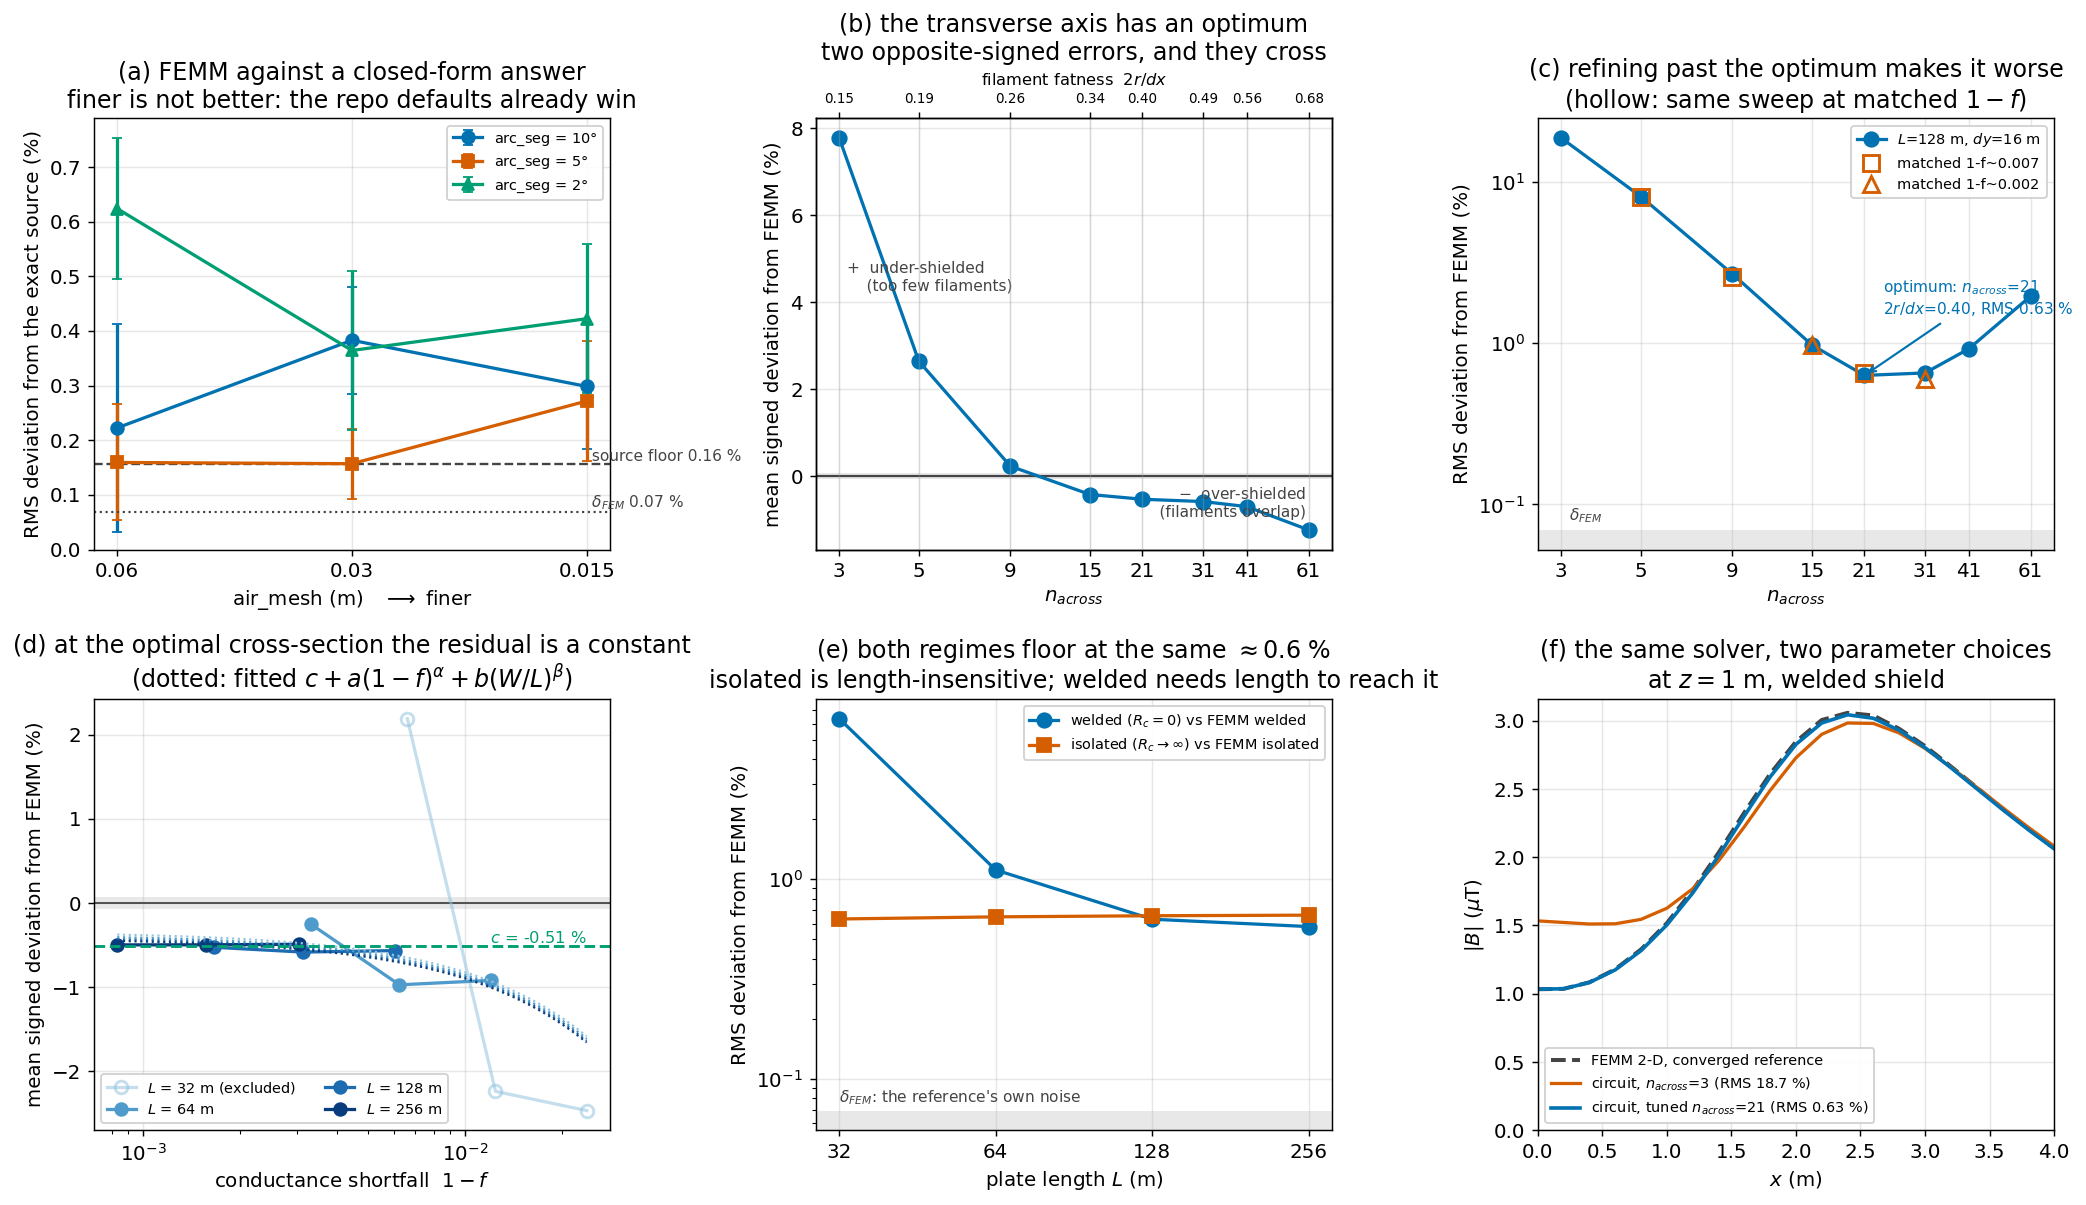

Generate this figure with Python:
"""Parameter tuning for the 2-D validation -- what actually limits the agreement.

fem/compare.py attributes the whole circuit-vs-FEMM residual to the
sheet-conductance shortfall (1 - f). These six panels test that and find it is
not the dominant term:

  (a) the FEMM reference is not exact either. Refining its own discretization
      moves it by delta_FEM, which is the floor any agreement claim sits on.
  (b) the transverse axis has an OPTIMUM, not a limit. The signed deviation
      crosses zero: too few filaments under-shield (+), too fat filaments
      over-shield (-), because _equiv_wire ties the wire radius to the mesh
      (r ~ 1/sqrt(nx) against a pitch dx ~ 1/nx, so 2r/dx ~ sqrt(nx)).
  (c) the same ladder by RMS, with the f-matched cases from Part B2 landing on
      the same curve -- so the trend is transverse resolution, not f.
  (d) with the cross-section held at its optimum, sweeping 1-f and W/L over a
      decade each barely moves anything: the residual is a constant.
  (e) the two constraint regimes separate cleanly. Isolated plates -- where the
      filament resistance does not matter -- agree to below delta_FEM.
  (f) what the tuning is worth, as profiles.

Run fem/tune.py first; this script only plots what it stored.
"""
import os
import sys

import numpy as np

from _common import (C_ISOLATED, C_REF, C_THIRD, C_WELDED, LS_CIRCUIT,  # noqa: E402
                     LS_FEMM, OUTDIR, length_ramp, plt, save)

RESULTS = os.path.join(os.path.dirname(OUTDIR), "fem", "tune.npz")
if not os.path.exists(RESULTS):
    sys.exit(f"{RESULTS} not found -- run:\n    .venv/Scripts/python fem/tune.py")
d = np.load(RESULTS, allow_pickle=False)

W = 4.0                      # shield width (m), Sergeant Table I -- as in fem/tune.py
DELTA_FEM = float(d["delta_fem"][1])

# Part A needs five categorical slots. These are the remaining Okabe-Ito hues,
# the same colour-vision-safe family _common.py already draws from; validated
# together (worst adjacent CVD dE 11.0 deutan, normal-vision dE 21.1). The two
# lightest carry a sub-3:1 contrast warning, so every line is direct-labelled
# and identity never rests on colour alone.
KNOB_COLORS = [C_WELDED, C_ISOLATED, C_THIRD, "#E69F00", "#CC79A7"]
KNOB_MARKERS = ["o", "s", "^", "D", "v"]

fig, axes = plt.subplots(2, 3, figsize=(16.2, 9.4))
(axA, axB, axC), (axD, axE, axF) = axes


# ---- (a) is the reference ACCURATE, not merely self-converged? -------------
# Self-convergence cannot answer that: the cable-polygon knob converges
# monotonically and away from the truth. With no shield the source is three
# infinite line currents, which shielding.field gives in closed form, so
# accuracy is measurable directly.
cal_p, cal_rms, cal_sd = d["cal_params"], d["cal_rms"], d["cal_sd"]
base = np.isclose(cal_p[:, 2], 5e-3)          # the cable_mesh null duplicate
n_seed = 5.0
for i, arc in enumerate(np.unique(cal_p[base, 0])[::-1]):
    sel = base & np.isclose(cal_p[:, 0], arc)
    order = np.argsort(cal_p[sel, 1])
    axA.errorbar(cal_p[sel, 1][order], cal_rms[sel][order],
                 yerr=cal_sd[sel][order] / np.sqrt(n_seed),
                 marker=KNOB_MARKERS[i], color=KNOB_COLORS[i], ms=7, capsize=3,
                 label=f"arc_seg = {arc:.0f}$\\degree$")
floor = float(d["source_floor"][1])
axA.axhline(floor, color=C_REF, ls="--", lw=1.3)
axA.text(cal_p[base, 1].min(), floor, f" source floor {floor:.2f} %",
         color=C_REF, fontsize=8.5, va="bottom")
axA.axhline(DELTA_FEM, color=C_REF, ls=":", lw=1.2)
axA.text(cal_p[base, 1].min(), DELTA_FEM, f" $\\delta_{{FEM}}$ {DELTA_FEM:.2f} %",
         color=C_REF, fontsize=8.5, va="bottom")
axA.set_xscale("log")
axA.set_xticks(np.unique(cal_p[base, 1]))
axA.set_xticklabels([f"{v:g}" for v in np.unique(cal_p[base, 1])])
axA.minorticks_off()
axA.invert_xaxis()
axA.set_xlabel("air_mesh (m)   $\\longrightarrow$ finer")
axA.set_ylabel("RMS deviation from the exact source (%)")
axA.set_title("(a) FEMM against a closed-form answer\n"
              "finer is not better: the repo defaults already win")
axA.set_ylim(bottom=0)
axA.legend(fontsize=8)

# ---- (b) the transverse ladder, signed ------------------------------------
nac = d["b1_params"][:, 2]
mean, rms1, fat = d["b1_mean"], d["b1_rms"], d["b1_fatness"]
axB.axhline(0.0, color=C_REF, lw=1.2)
axB.axhspan(-DELTA_FEM, DELTA_FEM, color=C_REF, alpha=0.12, lw=0)
axB.plot(nac, mean, "o-", color=C_WELDED, ms=8)
axB.set_xscale("log")
axB.set_xticks(nac)
axB.set_xticklabels([f"{int(n)}" for n in nac])
axB.minorticks_off()
# 2r/dx is the same axis reparametrised (r is tied to nx by _equiv_wire), not a
# second scale -- it is what makes the sign flip legible.
top = axB.twiny()
top.set_xscale("log")
top.set_xlim(axB.get_xlim())
top.set_xticks(nac)
top.set_xticklabels([f"{v:.2f}" for v in fat], fontsize=7.5)
top.minorticks_off()
top.set_xlabel("filament fatness  $2r/dx$", fontsize=9)
lo, hi = axB.get_ylim()
axB.text(nac[0] * 1.05, max(mean) * 0.55,
         "+  under-shielded\n    (too few filaments)", fontsize=8.5, color=C_REF)
axB.text(nac[-1] * 0.98, lo * 0.55, "$-$  over-shielded\n     (filaments overlap)",
         fontsize=8.5, color=C_REF, ha="right")
axB.set_xlabel("$n_{across}$")
axB.set_ylabel("mean signed deviation from FEMM (%)")
axB.set_title("(b) the transverse axis has an optimum\n"
              "two opposite-signed errors, and they cross")

# ---- (c) the same ladder by RMS, plus the f-matched check -----------------
axC.axhspan(0, DELTA_FEM, color=C_REF, alpha=0.12, lw=0)
axC.plot(nac, rms1, "o-", color=C_WELDED, ms=8,
         label=f"$L$={d['b1_params'][0, 0]:g} m, $dy$={d['b1_params'][0, 1]:g} m")
if "b2_params" in d:
    groups = d["b2_group"]
    for g, marker in zip(list(dict.fromkeys(groups.tolist())), ["s", "^"]):
        sel = groups == g
        axC.plot(d["b2_params"][sel, 2], d["b2_rms"][sel], marker, mfc="none",
                 mec=C_ISOLATED, mew=1.6, ms=9, ls="none",
                 label=f"matched {g}")
best_i = int(np.argmin(rms1))
axC.annotate(f"optimum: $n_{{across}}$={int(nac[best_i])}\n"
             f"$2r/dx$={fat[best_i]:.2f}, RMS {rms1[best_i]:.2f} %",
             (nac[best_i], rms1[best_i]), textcoords="offset points",
             xytext=(10, 34), fontsize=8.5, color=C_WELDED,
             arrowprops=dict(arrowstyle="->", color=C_WELDED, lw=1.2))
axC.text(nac[0] * 1.05, DELTA_FEM * 1.15, "$\\delta_{FEM}$", color=C_REF,
         fontsize=8.5)
axC.set_xscale("log")
axC.set_yscale("log")
axC.set_xticks(nac)
axC.set_xticklabels([f"{int(n)}" for n in nac])
axC.minorticks_off()
axC.set_xlabel("$n_{across}$")
axC.set_ylabel("RMS deviation from FEMM (%)")
axC.set_title("(c) refining past the optimum makes it worse\n"
              "(hollow: same sweep at matched $1-f$)")
axC.legend(fontsize=8)

# ---- (d) with the cross-section at its optimum, f and L barely matter -----
b3L = d["b3_params"][:, 0]
uniqL = np.unique(b3L)
u3 = 1.0 - d["b3_f"]
axD.axhspan(-DELTA_FEM, DELTA_FEM, color=C_REF, alpha=0.12, lw=0)
axD.axhline(0.0, color=C_REF, lw=1.0)
FIT_MIN_L = 64.0        # mirrors fem/tune.py; shorter shields are excluded
for L, color in zip(uniqL, length_ramp(len(uniqL))):
    sel = b3L == L
    order = np.argsort(u3[sel])
    # The shortest shield is plotted but hollow: at W/L = 0.125 the circuit
    # method models a genuinely finite shield against an infinite FEMM one, so
    # its swing is end-effect physics, not discretization. Same convention
    # fig_fem_bridge.py uses for its own excluded case.
    excluded = L < FIT_MIN_L
    axD.plot(u3[sel][order], d["b3_mean"][sel][order], "o-", color=color, ms=7,
             mfc="none" if excluded else color,
             mew=1.6 if excluded else 1.0, alpha=0.55 if excluded else 1.0,
             label=f"$L$ = {L:g} m" + (" (excluded)" if excluded else ""))
if "fit_params" in d:
    c, a, alpha, b, beta = d["fit_params"]
    grid = np.logspace(np.log10(u3.min()), np.log10(u3.max()), 60)
    for L, color in zip(uniqL, length_ramp(len(uniqL))):
        axD.plot(grid, c + a * grid ** alpha + b * (W / L) ** beta,
                 color=color, ls=":", lw=1.2)
    axD.axhline(c, color=C_THIRD, ls="--", lw=1.6)
    axD.text(u3.max(), c, f" $c$ = {c:+.2f} %", color=C_THIRD, fontsize=9,
             va="bottom", ha="right")
axD.set_xscale("log")
axD.set_xlabel("conductance shortfall  $1-f$")
axD.set_ylabel("mean signed deviation from FEMM (%)")
axD.set_title("(d) at the optimal cross-section the residual is a constant\n"
              "(dotted: fitted $c + a(1-f)^\\alpha + b(W/L)^\\beta$)")
axD.legend(fontsize=8, ncol=2)

# ---- (e) the two constraint regimes ---------------------------------------
axE.axhspan(0, DELTA_FEM, color=C_REF, alpha=0.12, lw=0)
ny8 = np.isclose(d["b3_params"][:, 1], d["b3_params"][:, 0] / 8.0)
order = np.argsort(d["b3_params"][ny8, 0])
axE.plot(d["b3_params"][ny8, 0][order], d["b3_rms"][ny8][order], "o-",
         color=C_WELDED, ms=8,
         label="welded ($R_c=0$) vs FEMM welded")
if "b4_params" in d:
    o4 = np.argsort(d["b4_params"][:, 0])
    axE.plot(d["b4_params"][:, 0][o4], d["b4_rms"][o4], "s-", color=C_ISOLATED,
             ms=8, label="isolated ($R_c\\to\\infty$) vs FEMM isolated")
axE.text(d["b3_params"][ny8, 0].min(), DELTA_FEM * 1.1,
         "$\\delta_{FEM}$: the reference's own noise", color=C_REF, fontsize=8.5)
axE.set_xscale("log", base=2)
axE.set_xticks(d["b3_params"][ny8, 0][order])
axE.set_xticklabels([f"{L:g}" for L in d["b3_params"][ny8, 0][order]])
axE.minorticks_off()
axE.set_yscale("log")
axE.set_xlabel("plate length $L$ (m)")
axE.set_ylabel("RMS deviation from FEMM (%)")
axE.set_title("(e) both regimes floor at the same $\\approx$0.6 %\n"
              "isolated is length-insensitive; welded needs length to reach it")
axE.legend(fontsize=8)

# ---- (f) what it is worth, as profiles ------------------------------------
x = d["x"]
axF.plot(x, d["ref_converged"], color=C_REF, ls=LS_FEMM, lw=2.2,
         label="FEMM 2-D, converged reference")
worst_i = int(np.argmax(rms1))
axF.plot(x, d["b1_curves"][worst_i], color=C_ISOLATED, ls=LS_CIRCUIT,
         label=f"circuit, $n_{{across}}$={int(nac[worst_i])} "
               f"(RMS {rms1[worst_i]:.1f} %)")
axF.plot(x, d["b1_curves"][best_i], color=C_WELDED, ls=LS_CIRCUIT, lw=2.0,
         label=f"circuit, tuned $n_{{across}}$={int(nac[best_i])} "
               f"(RMS {rms1[best_i]:.2f} %)")
axF.set_xlabel("$x$ (m)")
axF.set_ylabel("$|B|$ ($\\mu$T)")
axF.set_title("(f) the same solver, two parameter choices\n"
              "at $z=1$ m, welded shield")
axF.set_xlim(x.min(), x.max())
axF.set_ylim(bottom=0)
axF.legend(fontsize=8)

fig.tight_layout()
save(fig, "fig_fem_tune.png")
